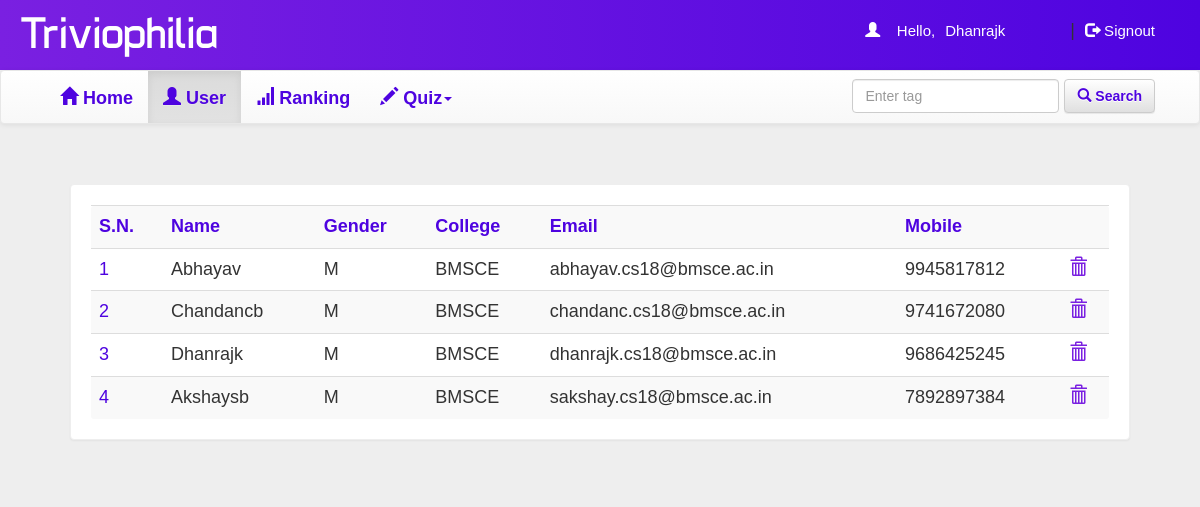
Page /dash.php?q=1 (signed in) on the earlier database version.
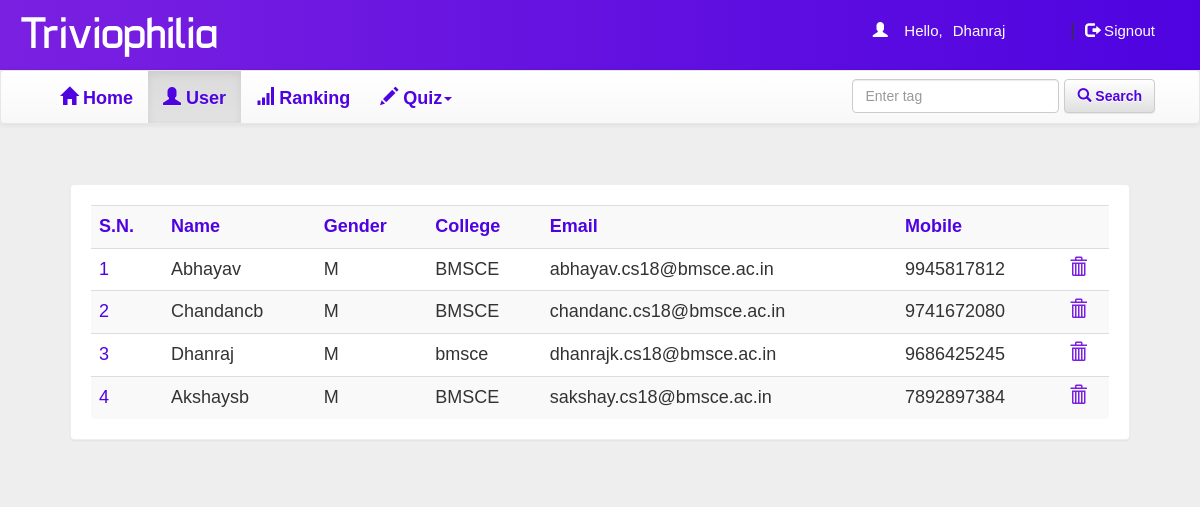
Same page on the later database version.
### tables this page shows
CREATE TABLE `user` (
  `name` varchar(50) NOT NULL,
  `gender` varchar(5) NOT NULL,
  `college` varchar(100) NOT NULL,
  `email` varchar(50) NOT NULL,
  `mob` bigint(20) NOT NULL,
  `password` varchar(50) NOT NULL
);

### dash.php (the view, shortened to what this page needs)
<!DOCTYPE html PUBLIC "-//W3C//DTD XHTML 1.0 Transitional//EN" "http://www.w3.org/TR/xhtml1/DTD/xhtml1-transitional.dtd">
<html xmlns="http://www.w3.org/1999/xhtml">
<head>
<link  rel="stylesheet" href="css/bootstrap.min.css"/>
 <link  rel="stylesheet" href="css/bootstrap-theme.min.css"/>
 <link rel="stylesheet" href="css/mainorg.css">
 <link  rel="stylesheet" href="css/font.css">
</head>
<body>
<div class="header">
<div class="row">
<div class="col-lg-6">
<span class="logo">Triviophilia</span></div>
<?php
 include_once 'dbConnection.php';
  if(!(isset($_SESSION['email']))){
header("location:index.php");
}
else
{
$name = $_SESSION['name'];;
echo '<span class="pull-right top title1" ><span class="log1"><span class="glyphicon glyphicon-user" aria-hidden="true"></span>&nbsp;&nbsp;&nbsp;&nbsp;Hello,</span> <a href="dash.php" class="log log1">'.$name.'</a>&nbsp;|&nbsp;<a href="logout.php?q=account.php" class="log"><span class="glyphicon glyphicon-log-out" aria-hidden="true"></span>&nbsp;Signout</button></a></span>';
}?>
</div></div>
<nav class="navbar navbar-default title1">
  <div class="container">
    <div class="collapse navbar-collapse" id="bs-example-navbar-collapse-1">
      <ul class="nav navbar-nav">
        <li <?php if(@$_GET['q']==0) echo'class="active"'; ?>><a href="dash.php?q=0"><span style="color: #4E03E0;font-weight: bold;"><span class="glyphicon glyphicon-home" aria-hidden="true"></span>&nbsp;<span style="color: #4E03E0;font-weight: bold;">Home<span class="sr-only">(current)</span></a></li>
        <li <?php if(@$_GET['q']==1) echo'class="active"'; ?>><a href="dash.php?q=1"><span style="color: #4E03E0;font-weight: bold;"><span class="glyphicon glyphicon-user" aria-hidden="true"></span>&nbsp;<span style="color: #4E03E0;font-weight: bold;">User</a></li>
		<li <?php if(@$_GET['q']==2) echo'class="active"'; ?>><a href="dash.php?q=2"><span style="color: #4E03E0;font-weight: bold;"><span class="glyphicon glyphicon-signal" aria-hidden="true"></span>&nbsp;<span style="color: #4E03E0;font-weight: bold;">Ranking</a></li>
        <li class="dropdown <?php if(@$_GET['q']==4 || @$_GET['q']==5) echo'active"'; ?>">
          <a href="#" class="dropdown-toggle" data-toggle="dropdown" role="button" aria-haspopup="true" aria-expanded="false"><span style="color: #4E03E0;font-weight: bold;"><span class="glyphicon glyphicon-pencil" aria-hidden="true"></span>&nbsp;<span style="color: #4E03E0;font-weight: bold;">Quiz<span class="caret"></span></a>
      </ul>
            <form action="" method="GET" name="" class="navbar-form navbar-right" role="search">
        <div class="form-group">
          <input type="text" name="k" class="form-control" placeholder="Enter tag" autocomplete="off">
        </div>
        <button type="submit" name="" class="btn btn-default"><span style="color: #4E03E0;"><span class="glyphicon glyphicon-search" aria-hidden="true"></span>&nbsp;<span style="color: #4E03E0;font-weight: bold;">Search</button>
      </form>
          </div>
  </div>
</nav>
<div class="container">
<div class="row">
<div class="col-md-12">
<?php if(@$_GET['q']==1) {
$result = mysqli_query($con,"SELECT * FROM user") or die('Error');
echo  '<div class="panel"><div class="table-responsive"><table class="table table-striped title1">
<tr style="color:#4E03E0"><td><b>S.N.</b></td><td><b>Name</b></td><td><b>Gender</b></td><td><b>College</b></td><td><b>Email</b></td><td><b>Mobile</b></td><td></td></tr>';
$c=1;
while($row = mysqli_fetch_array($result)) {
	$name = $row['name'];
	$mob = $row['mob'];
	$gender = $row['gender'];
    $email = $row['email'];
	$college = $row['college'];
	echo '<tr><td style="color:#4E03E0">'.$c++.'</td><td>'.$name.'</td><td>'.$gender.'</td><td>'.$college.'</td><td>'.$email.'</td><td>'.$mob.'</td>
	<td><a title="Delete User" href="update.php?demail='.$email.'"><b><span style="color: #7A20E1;font-weight: bold;"><span class="glyphicon glyphicon-trash" aria-hidden="true"></span></b></a></td></tr>';
}
echo '</table></div></div>';
}?>
</div>
</div></div>
</body>
</html>

### css/mainorg.css (style rules this page uses)
body { overflow-x:hidden; width:100%; font: 15px "Century Gothic", "Times Roman", sans-serif; background:#eee; min-height:550px; background-attachment:fixed; }
.panel { border-color:#eee; margin:40px; padding:20px; font: 15px "Century Gothic", "Times Roman", sans-serif; }
.header { background-image: linear-gradient(to right, #7A20E1, #4E03E0); height:70px; }
.logo { font-family:'typo'; font-size:45px; color:#ffff; margin:15px; padding: 5px; }
.title1 { font: 18px "Century Gothic", "Times Roman", sans-serif; }
.top { margin-top: 20px; }
.log1 { font: 15px 'Ubuntu', sans-serif; color:#ffff; margin-left:10px; }
.log { margin:10px; margin-right:60px; margin-left:5px; color:#ffff; text-decoration:none; font-size:20px; font-size:15px; }

Differences in the rows shown:
changed user "dhanrajk.cs18@bmsce.ac.in": name "Dhanrajk" → "Dhanraj"; college "BMSCE" → "bmsce"
Other differences:
$name: "Dhanrajk" → "Dhanraj"
